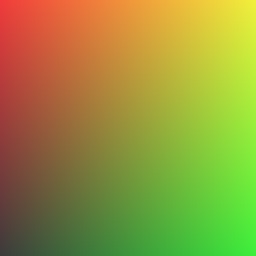
Frame 1 (no input)
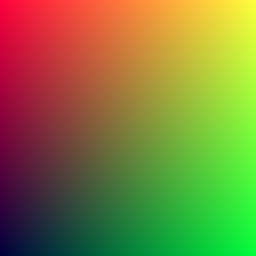
Frame 60 (the mouse pressed at the canvas centre just before this capture)
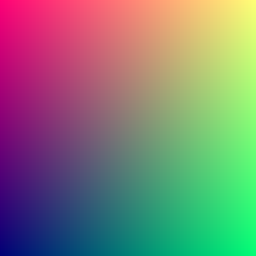
Frame 120 (the mouse held since frame 60 and released just before this capture)

The Processing sketch that drew these frames (run headless with seeded random() and noise(); from frame 60 on, the mouse is pressed at the canvas centre):

// Processing sketch: nestedLoopsInDrawStroke
// ── nestedLoopsInDrawStroke.pde
// Loop in the loop in the hidden INFINITE loop.
//-/////////////////////////////////////////////

void setup()
{
  size(256,256);
  frameRate(100);
}

int k=0; ///< global scpoe.

void draw()
{ // external k  
  if(k<256)
  {
    for(int i=0;i<256;i++)
    {
      for(int j=0;j<256;j++)
      { 
        //stroke(k,j,i);
        //stroke(j,k,i);
        stroke(i,j,k);
        point(j,255-i); // 2D gradient of colors
      }
    }
    println(k);
  }
  
  if(k==256)
  {
    println(frameRate,"fps");
  }
  
  k++; // Incrementation of "k" at the end of each call of `draw()`
}

/// @date 2026-10-29 ( → https://github.com/borkowsk/bookProcessingEN)
